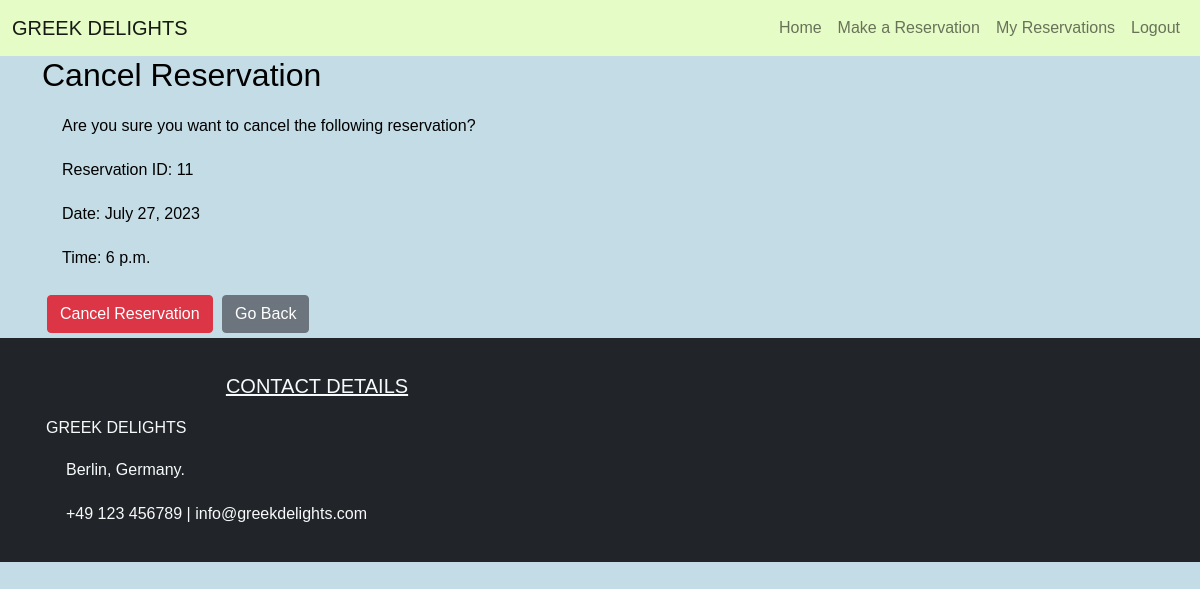
Before: /cancel/11 (signed in) with the older database file.
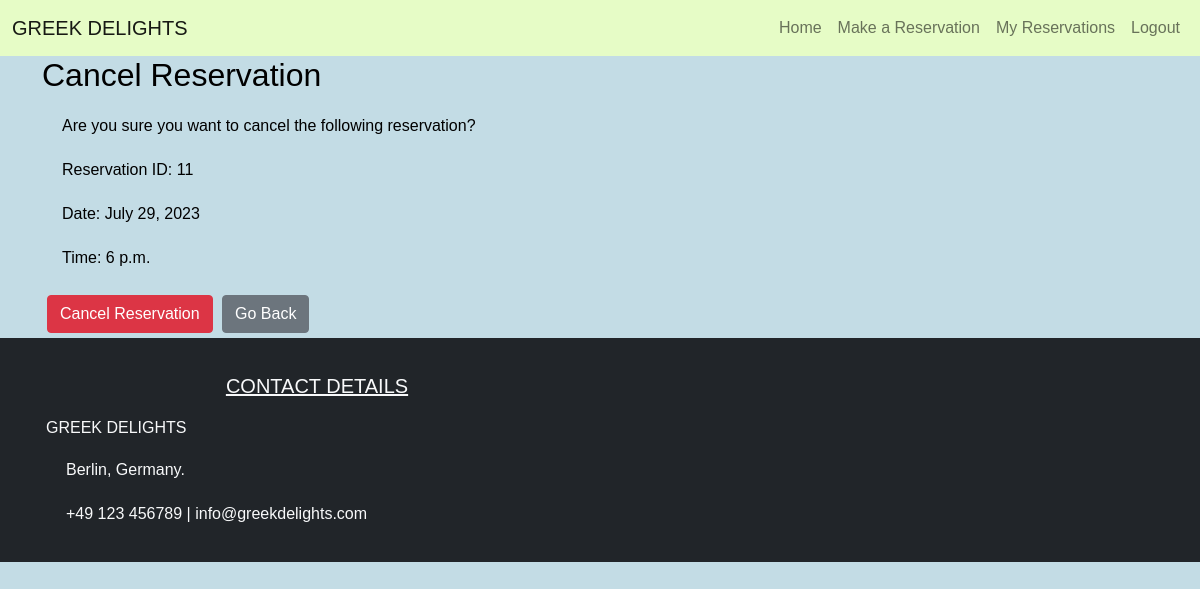
After: the same page with the newer database file.
### reservation/models.py (models this page shows, shortened)
class Reservation(models.Model):
    user = models.ForeignKey(User, on_delete=models.CASCADE)
    full_name = models.CharField(max_length=300, blank=False)
    email = models.EmailField(max_length=300)
    phoneNumberRegex = RegexValidator(regex=r'^\+?1?\d{9,15}$')
    mobile = models.CharField(validators=[phoneNumberRegex], max_length=15, blank=False)
    date = models.DateField(blank=False)
    time = models.TimeField(blank=False)
    guests = models.PositiveIntegerField(blank=False)
    requests = models.TextField(max_length=400, blank=False)
    status = models.IntegerField(choices=STATUS, default=0)
    class Meta:
        ordering = ['-date']
        constraints = [
            models.UniqueConstraint(
                fields=['user', 'date', 'time'], name='unique_reservation'
            ),
        ]

### reservation/views.py (the view)
# urls.py: path('cancel/<reservation_id>', views.cancel_reservation, name='cancel'),
def cancel_reservation(request, reservation_id):
    if request.user.is_authenticated:
        reservation = get_object_or_404(Reservation, id=reservation_id, user=request.user)
        if request.method == 'POST':
            reservation.delete()
            return redirect('reservations')
        else:
            return render(request, 'cancel_reservation.html', {
                'reservation': reservation,
            })
    else:
        return redirect('account_login')

### reservation/templates/cancel_reservation.html (shortened to what this page needs)
{% extends "base.html" %}
{% block content %}
    <div class="container">
        <h2>Cancel Reservation</h2>
        <p>Are you sure you want to cancel the following reservation?</p>
        <p>Reservation ID: {{ reservation.id }}</p>
        <p>Date: {{ reservation.date }}</p>
        <p>Time: {{ reservation.time }}</p>
        <form method="post" id="cancelForm">
            <button type="submit" class="btn btn-danger">Cancel Reservation</button>
            <a href="{% url 'reservations' %}" class="btn btn-secondary">Go Back</a>
        </form>
    </div>
{% endblock %}

Changed rows visible on the page:
changed Reservation id 11: date "July 27, 2023" → "July 29, 2023"
